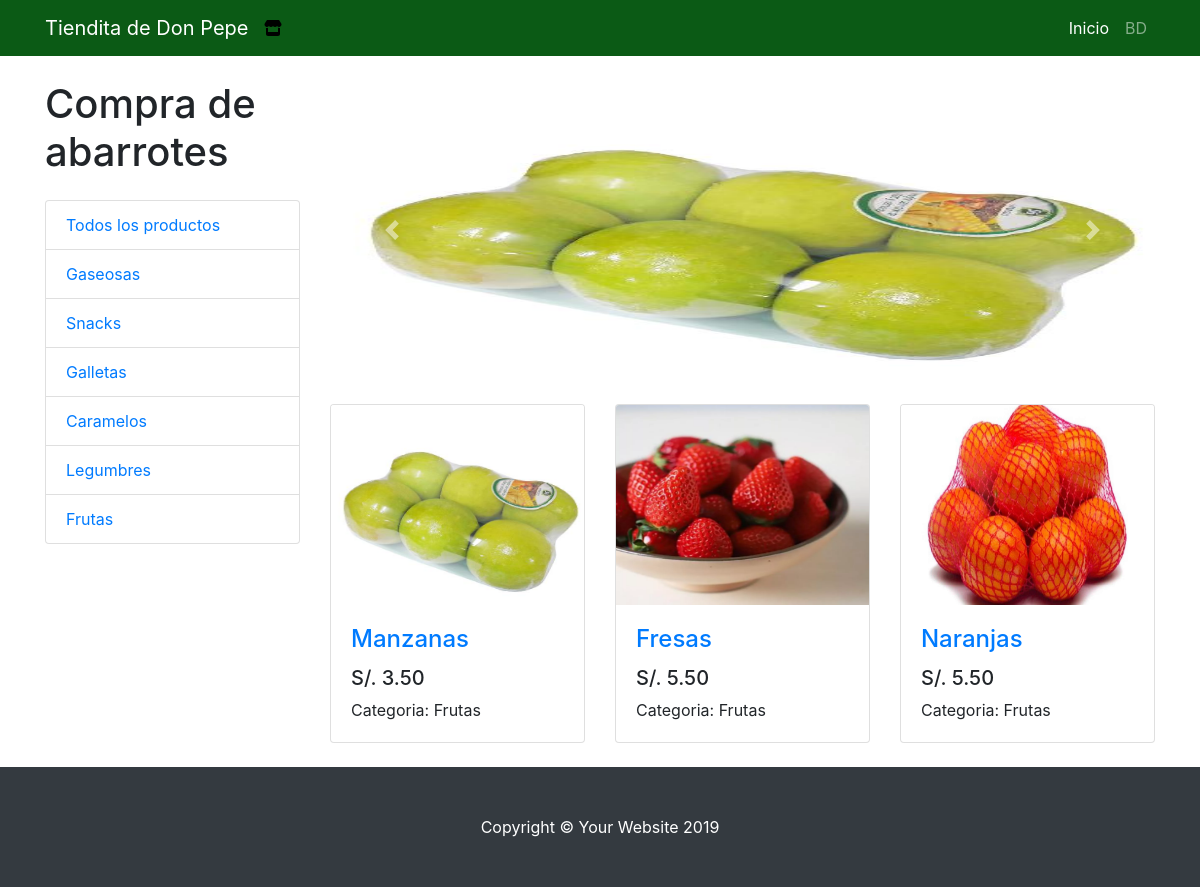
/aplicacion/productos/9/, run on the app's committed database.
### aplicacion/models.py (models this page shows, shortened)
class Categoria(models.Model):
        nombre = models.CharField(max_length=100)
        pub_date = models.DateTimeField("fecha de registro",auto_now=True)
        def __str__(self):
                return self.nombre

class Tienda(models.Model):
        tipo_categoria = models.ForeignKey(Categoria,on_delete=models.CASCADE)
        nombre = models.CharField(max_length=200)
        cantidad = models.DecimalField("Cantidad por unidad",max_digits=6,decimal_places=2)
        unidad = models.CharField("Unidad de medida",max_length=100)
        precio = models.DecimalField("Precio unitario",max_digits=6,decimal_places=2)
        stock = models.IntegerField(default=0)
        descripcion = models.CharField(max_length=500)
        imagen = models.ImageField(upload_to='productos/',null=True, blank=True)
        pub_date = models.DateTimeField("Fecha de publicación")

### aplicacion/views.py (the view)
# urls.py: path('', views.index, name='index'),
def index(request, categoria_id=None):
    if categoria_id:
        categoria = Categoria.objects.get(pk=categoria_id)
        productos = Tienda.objects.filter(tipo_categoria=categoria)
    else:
        productos = Tienda.objects.all()
    categorias = Categoria.objects.all()
    context = {
        'product_list':productos,
        'categories':categorias
        }
    return render(request,'index.html',context)

### aplicacion/templates/index.html (shortened to what this page needs)
{% extends "layout.html" %}
{% block content %}
{% if product_list %}
  <div id="carouselExampleIndicators" class="carousel slide my-4" data-ride="carousel">
    <ol class="carousel-indicators">
      {% for prod in product_list %}
        <li data-target="#carouselExampleIndicators" data-slide-to="{{ forloop.counter0 }}" {% if forloop.first %}class="active"{% endif %}></li>
      {% endfor %}
    </ol>
    <div class="carousel-inner" role="listbox">
      {% for prod in product_list %}
        <div class="carousel-item{% if forloop.first %} active{% endif %}">
          <img class="d-block img-fluid" src="{{ prod.imagen.url }}" alt="Slide" style="width: 100%; height: 300px;">
        </div>
      {% endfor %}
    </div>
    <a class="carousel-control-prev" href="#carouselExampleIndicators" role="button" data-slide="prev">
      <span class="carousel-control-prev-icon" aria-hidden="true"></span>
    </a>
    <a class="carousel-control-next" href="#carouselExampleIndicators" role="button" data-slide="next">
      <span class="carousel-control-next-icon" aria-hidden="true"></span>
    </a>
  </div>
{% endif %}
<div class="row">
  {% for prod in product_list %}
  <div class="col-lg-4 col-md-6 mb-4">
    <div class="card h-100">
      <a href="{% url 'producto' prod.id %}"><img class="card-img-top" src="{{ prod.imagen.url }}" alt="" style="width: 100%; height: 200px;"></a>
      <div class="card-body">
        <h4 class="card-title">
          <a href="producto.html">{{prod.nombre}}</a>
        </h4>
        <h5>S/. {{prod.precio}}</h5>
        <p class="card-text">Categoria: {{prod.tipo_categoria}}</p>
      </div>
    </div>
  </div>
  {% endfor %}
</div>
{% endblock content %}

### aplicacion/templates/layout.html (shortened to what this page needs)
{% load static %}
<!DOCTYPE html>
<html lang="en">
  <head>
    <link href="{% static 'vendor/bootstrap/css/bootstrap.min.css' %}" rel="stylesheet">
    <link href="{% static 'css/shop.css' %}" rel="stylesheet">
  </head>
  <body>
    <nav class="navbar navbar-expand-lg navbar-dark  fixed-top">
      <div class="container">
        <a class="navbar-brand" href="#">Tiendita de Don Pepe</a>
        <div class="collapse navbar-collapse" id="navbarResponsive">
          <ul class="navbar-nav ml-auto">
            <li class="nav-item active">
              <a class="nav-link" href="{% url 'index' %}">Inicio
              </a>
            <li class="nav-item">
              <a class="nav-link" href="{% url 'admin:index' %}">BD</a>
            </li>
          </ul>
        </div>
      </div>
    </nav>
    <div class="container">
      <div class="row">
        <div class="col-lg-3">
          <h1 class="my-4">Compra de abarrotes</h1>
          <div class="list-group">
            <a href="{% url 'index' %}" class="list-group-item">Todos los productos</a>
            {% for categoria in categories %}
              <a href="{% url 'index_categoria' categoria.id %}" class="list-group-item">{{ categoria.nombre }}</a>
            {% endfor %}
          </div>
        </div>
        <div class="col-lg-9">
          {% block content %} {% endblock %}
        </div>
      </div>
    </div>
    <footer class="py-5 bg-dark">
      <div class="container">
        <p class="m-0 text-center text-white">Copyright &copy; Your Website 2019</p>
      </div>
    </footer>
  </body>
</html>

### aplicacion/static/css/shop.css (style rules this page uses)
body { padding-top: 54px; }
@media (min-width: 992px) { body { padding-top: 56px; } }

### aplicacion/templates/layout.html (style rules this page uses)
nav { background-color: rgb(11, 90, 21); }

### data on the page
Categoria: nombre "Gaseosas"
Categoria: nombre "Snacks"
Categoria: nombre "Galletas"
Categoria: nombre "Caramelos"
Categoria: nombre "Legumbres"
Categoria: nombre "Frutas"
Tienda: imagen (picture), nombre "Manzanas", precio "3.50", tipo_categoria "Frutas"
Tienda: imagen (picture), nombre "Fresas", precio "5.50", tipo_categoria "Frutas"
Tienda: imagen (picture), nombre "Naranjas", precio "5.50", tipo_categoria "Frutas"
